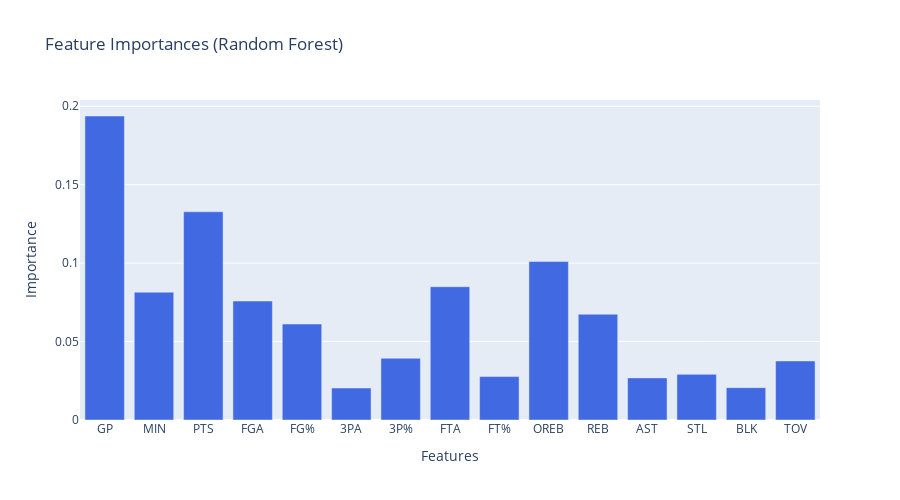

The notebook cell saved with this chart:
### Markdown cell above
According to OPTUNA logs : <br>
1) All hyper pramas seem relevant for the model
2) Fine-tuning process is going well (global increasing trend score-wise)

### Code cell
# Feature importance
best_config = best_params
best_config.update({
    "random_state": args["random_state"],
    "class_weight": args["class_weight"],
    "beta": args["beta"],
    "cv_folds": args["cv_folds"],
})

model = RFEstimator(best_config)

model.fit(X_train,y_train)

importances = model.classifier.feature_importances_
feature_names = df.drop(columns=[target]).columns

fig = go.Figure(
    go.Bar(
        x=feature_names,
        y=importances,
        marker=dict(color="royalblue")
    )
)
fig.update_layout(
    title="Feature Importances (Random Forest)",
    xaxis_title="Features",
    yaxis_title="Importance",
    width=900,
    height=500
)
fig.show()

### Figure 1 — Plotly figure (JSON) as saved in the notebook; plotly's stock layout.template omitted (floating-point values rounded to 4 significant figures)
{"data": [{"marker": {"color": "royalblue"}, "type": "bar", "x": ["GP", "MIN", "PTS", "FGA", "FG%", "3PA", "3P%", "FTA", "FT%", "OREB", "REB", "AST", "STL", "BLK", "TOV"], "y": [0.1938, 0.08149, 0.1327, 0.07584, 0.06118, 0.0204, 0.03935, 0.08495, 0.02767, 0.101, 0.06741, 0.02684, 0.02909, 0.02062, 0.03762]}], "layout": {"height": 500, "title": {"text": "Feature Importances (Random Forest)"}, "width": 900, "xaxis": {"title": {"text": "Features"}}, "yaxis": {"title": {"text": "Importance"}}}}
